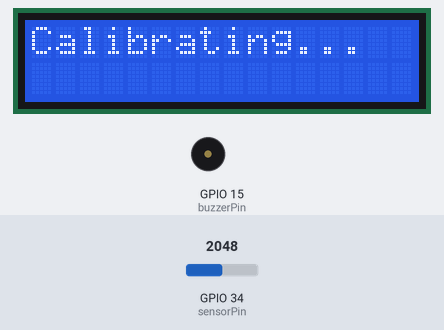
A sketch run on a simulated ESP32. On the bench: 16×2 character LCD, buzzer (waves = sounding, pin HIGH). Inputs (shaded band) come from the test bench; at power-on: GPIO 34 (sensorPin) = 2048. What the sketch prints to the serial monitor is not drawn.

Above: at 1.6 s.
At 4.5 s:
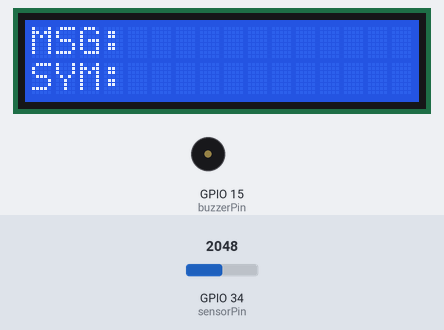
4.6 s: GPIO 34 (sensorPin) set to 2458
6.1 s: GPIO 34 (sensorPin) set to 2567
At 7.3 s:
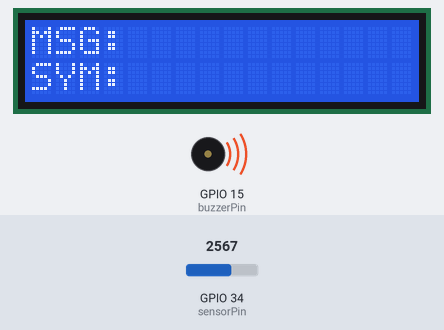
7.6 s: GPIO 34 (sensorPin) set to 2265
9.1 s: GPIO 34 (sensorPin) set to 2149
At 10.6 s:
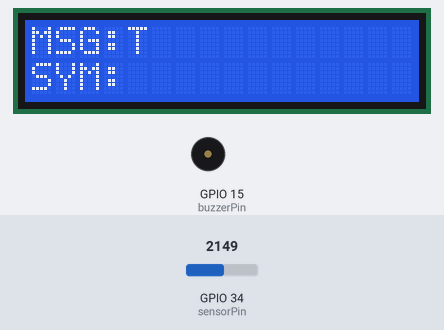
Timing chart, 0 to 12.1 s (numbered marks = the images above; inputs shaded):
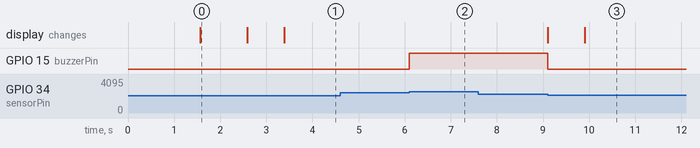

Measured:
- the behaviour switches between 2498 and 2499 on GPIO 34 (sensorPin) (found by bisection; images 1 and 2)
- the behaviour switches between 2198 and 2197 on GPIO 34 (sensorPin) (found by bisection; images 2 and 3)
- after the input at 4.6 s, every drawn part: stays the same
- after the input at 6.1 s, GPIO 15 (buzzerPin): LOW → HIGH at once
- after the input at 7.6 s, every drawn part: stays the same
- after the input at 9.1 s, GPIO 15 (buzzerPin): HIGH → LOW at once; the display: first changes at once (image 3 shows a later state)
- what the display in image 0 shows lasts 1.0 s, from 1.6 s to 2.6 s

The sketch:

Morse_code_receiver.ino
```cpp
/* ------------------------------------------------------------
   MORSE CODE RECEIVER (ESP32 + LASER RECEIVER)
   ------------------------------------------------------------ */

#include <LiquidCrystal.h>

// LCD pins
LiquidCrystal lcd(13, 12, 14, 27, 26, 25);

// Receiver pins
const int sensorPin = 34;     // LDR / Photodiode
const int buzzerPin = 15;

// Timing (ms) — keep in sync with transmitter
const int dotTime      = 200;
const int dashTime     = 600;
const int letterGapMs  = 800;   // silence longer than this = new letter

// Classification threshold: midpoint between dot and dash durations
const unsigned long thresholdMs = (dotTime + dashTime) / 2;   // 400 ms

// Hysteresis: sensor must cross these bands to change state (avoids chatter)
// thresholdValue is set at runtime during auto-calibration
int thresholdValue   = 1500;    // overwritten in setup()
const int hysteresis = 150;     // counts above/below baseline to flip state

// Pulse tracking
unsigned long pulseStart    = 0;
unsigned long lastPulseEnd  = 0;
bool          pulseActive   = false;

// Symbol buffer — longest Morse is 6 chars
char morseSymbol[8] = {0};
int  symbolIdx      = 0;

// Display buffers
char morseDisplay[13] = {0};    // raw morse of current symbol (LCD row 1)
int  morseDisplayLen  = 0;
char message[13]      = {0};    // decoded message (LCD row 0)
int  messageLen       = 0;

// ---------------------------------------------------------------
// Morse decode lookup — A-Z and 0-9
// ---------------------------------------------------------------
char decodeMorse(const char* code) {
  struct { const char* morse; char letter; } table[] = {
    {".-",    'A'}, {"-...",  'B'}, {"-.-.",  'C'}, {"-..",   'D'},
    {".",     'E'}, {"..-.",  'F'}, {"--.",   'G'}, {"....",  'H'},
    {"..",    'I'}, {".---",  'J'}, {"-.-",   'K'}, {".-..",  'L'},
    {"--",    'M'}, {"-.",    'N'}, {"---",   'O'}, {".--.",  'P'},
    {"--.-",  'Q'}, {".-.",   'R'}, {"...",   'S'}, {"-",     'T'},
    {"..-",   'U'}, {"...-",  'V'}, {".--",   'W'}, {"-..-",  'X'},
    {"-.--",  'Y'}, {"--..",  'Z'},
    {"-----", '0'}, {".----", '1'}, {"..---", '2'}, {"...--", '3'},
    {"....-", '4'}, {".....", '5'}, {"-...." ,'6'}, {"--...", '7'},
    {"---..", '8'}, {"----.", '9'}
  };
  int tableSize = sizeof(table) / sizeof(table[0]);
  for (int i = 0; i < tableSize; i++) {
    if (strcmp(code, table[i].morse) == 0) return table[i].letter;
  }
  return '?';
}

// ---------------------------------------------------------------
// Auto-calibrate: sample the sensor with laser OFF to get the
// ambient baseline, then set threshold above that baseline
// ---------------------------------------------------------------
void calibrate() {
  lcd.setCursor(0, 0);
  lcd.print("Calibrating...  ");
  Serial.println("Calibrating sensor baseline...");

  long sum = 0;
  const int samples = 100;
  for (int i = 0; i < samples; i++) {
    sum += analogRead(sensorPin);
    delay(10);
  }
  int baseline = sum / samples;
  thresholdValue = baseline + 300;   // 300 counts of margin above dark baseline

  Serial.print("Baseline: ");
  Serial.print(baseline);
  Serial.print(" | Threshold set to: ");
  Serial.println(thresholdValue);

  lcd.setCursor(0, 0);
  lcd.print("Cal done        ");
  delay(800);
}

void setup() {
  Serial.begin(115200);

  pinMode(buzzerPin, OUTPUT);

  lcd.begin(16, 2);
  lcd.clear();
  lcd.setCursor(0, 0);
  lcd.print("Morse RX Ready");
  delay(1500);
  lcd.clear();

  calibrate();   // auto-set threshold from ambient reading

  lcd.clear();
  lcd.setCursor(0, 0);
  lcd.print("MSG:");
  lcd.setCursor(0, 1);
  lcd.print("SYM:");

  Serial.println("Morse Receiver Ready");
}

void loop() {
  int sensorValue        = analogRead(sensorPin);
  unsigned long now      = millis();

  // Laser ON detected — upper hysteresis band
  if (sensorValue > (thresholdValue + hysteresis) && !pulseActive) {
    pulseActive = true;
    pulseStart  = now;
    digitalWrite(buzzerPin, HIGH);

    Serial.print("Laser ON  | sensor: ");
    Serial.println(sensorValue);
  }

  // Laser OFF detected — lower hysteresis band
  if (sensorValue < (thresholdValue - hysteresis) && pulseActive) {
    unsigned long pulseDuration = now - pulseStart;
    pulseActive  = false;
    lastPulseEnd = now;
    digitalWrite(buzzerPin, LOW);

    Serial.print("Laser OFF | duration: ");
    Serial.print(pulseDuration);
    Serial.print(" ms  -> ");

    // Classify pulse as dot or dash using calibrated midpoint
    char symbol = (pulseDuration < thresholdMs) ? '.' : '-';

    Serial.println(symbol);

    appendToSymbol(symbol);
    updateLCD();
  }

  // Letter-gap timeout — if laser has been off for longer than letterGapMs,
  // the current symbol is complete: decode it and start a new one
  if (!pulseActive && symbolIdx > 0 && (now - lastPulseEnd) > letterGapMs) {
    char decoded = decodeMorse(morseSymbol);

    Serial.print("LETTER | morse: ");
    Serial.print(morseSymbol);
    Serial.print("  ->  '");
    Serial.print(decoded);
    Serial.println("'");

    // Append to message, scroll left if full
    if (messageLen < 12) {
      message[messageLen++] = decoded;
      message[messageLen]   = '\0';
    } else {
      memmove(message, message + 1, 11);
      message[11] = decoded;
      message[12] = '\0';
    }

    // Reset symbol buffers
    memset(morseSymbol,  0, sizeof(morseSymbol));
    symbolIdx = 0;
    memset(morseDisplay, 0, sizeof(morseDisplay));
    morseDisplayLen = 0;

    // Reset lastPulseEnd so this block doesn't fire again immediately
    lastPulseEnd = now - letterGapMs - 1;

    updateLCD();
  }
}

// ---------------------------------------------------------------
// Append a dot/dash to the symbol and display buffers
// ---------------------------------------------------------------
void appendToSymbol(char c) {
  if (symbolIdx < 6) {
    morseSymbol[symbolIdx++] = c;
    morseSymbol[symbolIdx]   = '\0';
  }

  if (morseDisplayLen < 12) {
    morseDisplay[morseDisplayLen++] = c;
    morseDisplay[morseDisplayLen]   = '\0';
  } else {
    memmove(morseDisplay, morseDisplay + 1, 11);
    morseDisplay[11] = c;
    morseDisplay[12] = '\0';
  }
}

// ---------------------------------------------------------------
// Refresh both LCD rows
// Row 0: "MSG:" + decoded message
// Row 1: "SYM:" + raw dots/dashes of current symbol
// ---------------------------------------------------------------
void updateLCD() {
  lcd.setCursor(0, 0);
  lcd.print("MSG:");
  lcd.setCursor(4, 0);
  lcd.print(message);
  for (int i = messageLen; i < 12; i++) lcd.print(' ');

  lcd.setCursor(0, 1);
  lcd.print("SYM:");
  lcd.setCursor(4, 1);
  lcd.print(morseDisplay);
  for (int i = morseDisplayLen; i < 12; i++) lcd.print(' ');
}
```
